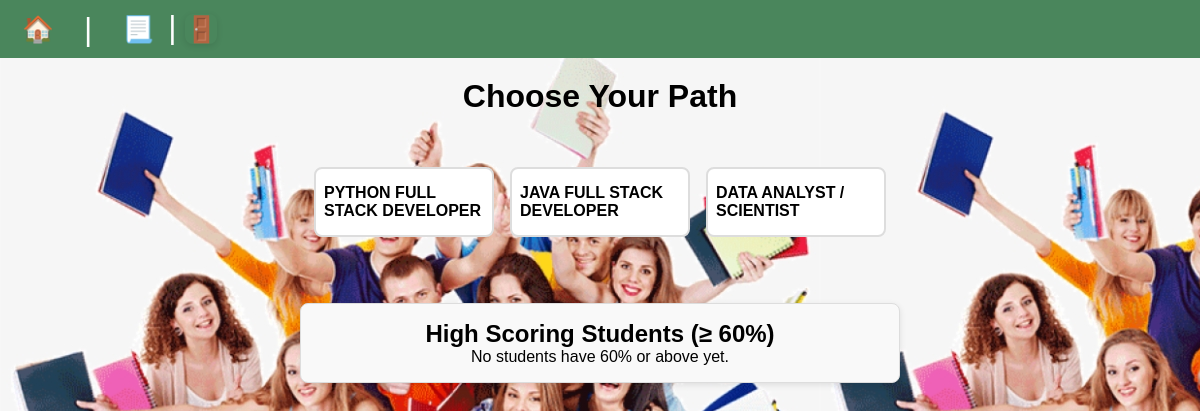
The app's page /courses/tracks/ (signed in), older data.
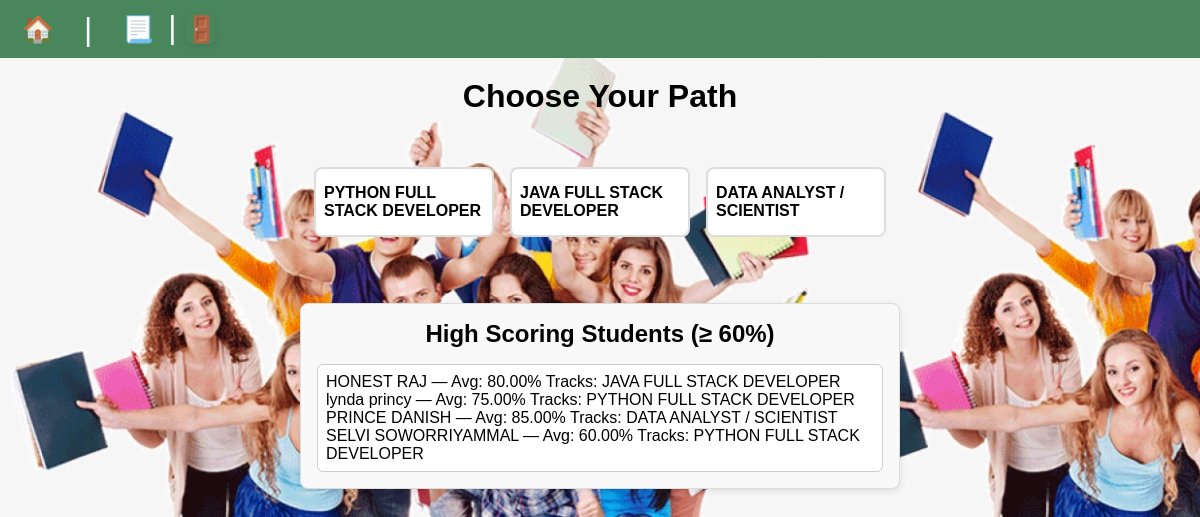
The same page, newer data.
### courses/models.py (models this page shows, shortened)
class CourseTrack(models.Model):
    TRACK_CHOICES = [
        ('python_fullstack', 'Python Full Stack'),
        ('ml_ai', 'ML / AI'),
        ('java_fullstack', 'Java Full Stack'),
    ]
    key = models.CharField(
        max_length=30,
        choices=TRACK_CHOICES,
        unique=True
    )
    title = models.CharField(max_length=100)
    class Meta:
        verbose_name = "Course Track"
        verbose_name_plural = "Course Tracks"

class Course(models.Model):
    name = models.CharField(max_length=100)
    track = models.ForeignKey(CourseTrack,on_delete=models.CASCADE,related_name="courses")

### mentor/models.py (models this page shows, shortened)
class Student(models.Model):
    user = models.OneToOneField(settings.AUTH_USER_MODEL,on_delete=models.CASCADE,related_name='student')
    full_name = models.CharField(max_length=200)
    class Meta:
        verbose_name = "Student"
        verbose_name_plural = "Students"

class Mark(models.Model):
    student = models.ForeignKey("mentor.Student",on_delete=models.CASCADE,related_name='marks')
    course = models.ForeignKey("courses.Course", on_delete=models.CASCADE)
    marks_obtained = models.PositiveIntegerField()
    max_marks = models.PositiveIntegerField(default=100)
    class Meta:
        constraints = [
            models.UniqueConstraint(fields=['student', 'course'],name='student_course_marks')
        ]
        verbose_name = "Mark"
        verbose_name_plural = "Marks"

### courses/views.py (the view)
# urls.py: path('tracks/', login_required(TrackListView.as_view()), name='track_list'),
class TrackListView(LoginRequiredMixin, generic.ListView):
    model = CourseTrack
    template_name = 'course/track_list.html'
    context_object_name = 'tracks'
    def get_context_data(self, **kwargs):
        context = super().get_context_data(**kwargs)
        context['student_id'] = self.request.user.id
        high_scorers = Student.objects.annotate(
            avg_percentage=Avg(F('marks__marks_obtained') * 100.0 / F('marks__max_marks'))
        ).filter(avg_percentage__gte=60)
        context['high_scorers'] = high_scorers
        return context

### courses/templates/course/track_list.html (shortened to what this page needs)
{% extends "layout.html" %}
{% load static  %}
{% block content %}
    <h1 style="text-align: center; padding-top: 20px;">Choose Your Path</h1><br><br>
    {% if user.is_authenticated %}
    <div class="track_section">
         <div class="track_cards">
            {% for track in tracks %}
            <div class="track_card">
            <a href="{% url 'courses:track_detail' track.pk %}">
                {{ track.title }}
            </a>
            </div>
            {% empty %}
                No tracks available.
            {% endfor %}
        </div>
         <div >
        <br>
        <div class="high_score_section">
        <h2 style="text-align: center;">High Scoring Students (≥ 60%)</h2>
            {% if high_scorers %}
                <div class="scroll_box">
                    <ul>
                        {% for s in high_scorers %}
                            <li>
                                {{ s.full_name }} — Avg: {{ s.avg_percentage|floatformat:2 }}%
                                Tracks:
                                {% for m in s.marks.all %}
                                    {{ m.course.track.title }}
                                {% endfor %}
                            </li>
                        {% endfor %}
                    </ul>
                </div>
            {% else %}
                <p style="text-align: center;">No students have 60% or above yet.</p>
            {% endif %}
        </div>
        {% else %}
            <p>Please log in to see the available tracks.</p>
    {% endif %}
{% endblock %}

### templates/layout.html (shortened to what this page needs)
<!DOCTYPE html>
<html lang="en">
{% load static %}
<head>
    <link rel="stylesheet" href="{% static 'css/style.css' %}">
</head>
<body background="static/image/students_image.png">
   <nav class="nav">
    <a href="{% url 'home' %}" class="nav-btn" style="text-decoration: none;">
        <span role="img" aria-label="Home" title="Home">🏠</span>
    </a> |
    <div class="nav-right">
        {% if user.is_authenticated %}
        <a href="{% url 'courses:track_list' %}" class="nav-btn"  style="text-decoration: none;">
            <span role="img" aria-label="track-list" title="track-list">📃</span>
        </a>|
        <form action="{% url 'logout' %}" method="post" class="logout-form">
            <button type="submit" class="nav-btn logout-btn">🚪</button>
        </form>
    {% endif %}
</nav>
    {% block content %}
    {% endblock %}
</body>
</html>

### static/css/style.css (style rules this page uses)
* { margin: 0; padding: 0; box-sizing: border-box; }
body { background-color: #bde1b0; font-family: Arial, sans-serif; }
nav { display: flex; align-items: center; gap: 1rem; padding: 1rem; padding: 0.5rem; background-color: #4a865c; color: white; font-size: 2rem; }
form { max-width: 400px; margin: 50px auto; padding: 20px; background: #ffffff; border-radius: 8px; box-shadow: 0 2px 6px rgba(0,0,0,0.1); }
form button { width: 100%; padding: 10px; background: #007bff; color: white; border: none; border-radius: 5px; cursor: pointer; }
.nav-btn { color: #44B78B; padding: 6px 14px; border-radius: 6px; font-weight: bold; text-decoration: none; border: none; cursor: pointer; transition: 0.3s ease; font-size: 0.8em; display: inline-block; }
.logout-form, .logout-btn { background: transparent; border: none; outline: none; padding: 0; margin: 0; width: auto; display: inline-flex; align-items: center; justify-content: center; cursor: pointer; }
.track_cards { display: flex; flex-wrap: wrap; flex-direction: row; justify-content: center; align-items: center; gap: 1rem; margin: 1rem 0; }
.track_card { width: 180px; height: 70px; display: flex; justify-content: center; align-items: center; border: 2px solid #ddd; border-radius: 8px; padding: 0.5rem; font-size: 1rem; font-weight: bold; background: white; transition: 0.3s; }
.track_card a { text-decoration: none; color: inherit; }
.high_score_section { margin: 2rem auto; padding: 1rem; width: 60%; max-width: 600px; border: 1px solid #ddd; border-radius: 8px; background: #f9f9f9; box-shadow: 0 2px 6px rgba(0,0,0,0.1); text-align: center; }
.scroll_box { max-height: 150px; overflow-y: auto; margin-top: 1rem; text-align: left; padding: 0.5rem; border: 1px solid #ccc; border-radius: 6px; background: #fff; }

Row changes from the older to the newer data that the page shows:
added Student: full_name "HONEST RAJ", avg_percentage "80.00"
added Mark: course.track "JAVA FULL STACK DEVELOPER", shown under "HONEST RAJ"
added Student: full_name "lynda princy", avg_percentage "75.00"
added Mark: course.track "PYTHON FULL STACK DEVELOPER", shown under "lynda princy"
added Student: full_name "PRINCE DANISH", avg_percentage "85.00"
added Mark: course.track "DATA ANALYST / SCIENTIST", shown under "PRINCE DANISH"
added Student: full_name "SELVI SOWORRIYAMMAL", avg_percentage "60.00"
added Mark: course.track "PYTHON FULL STACK DEVELOPER", shown under "SELVI SOWORRIYAMMAL"
Text that changed along with them:
text no longer shown: "No students have 60% or above yet."
